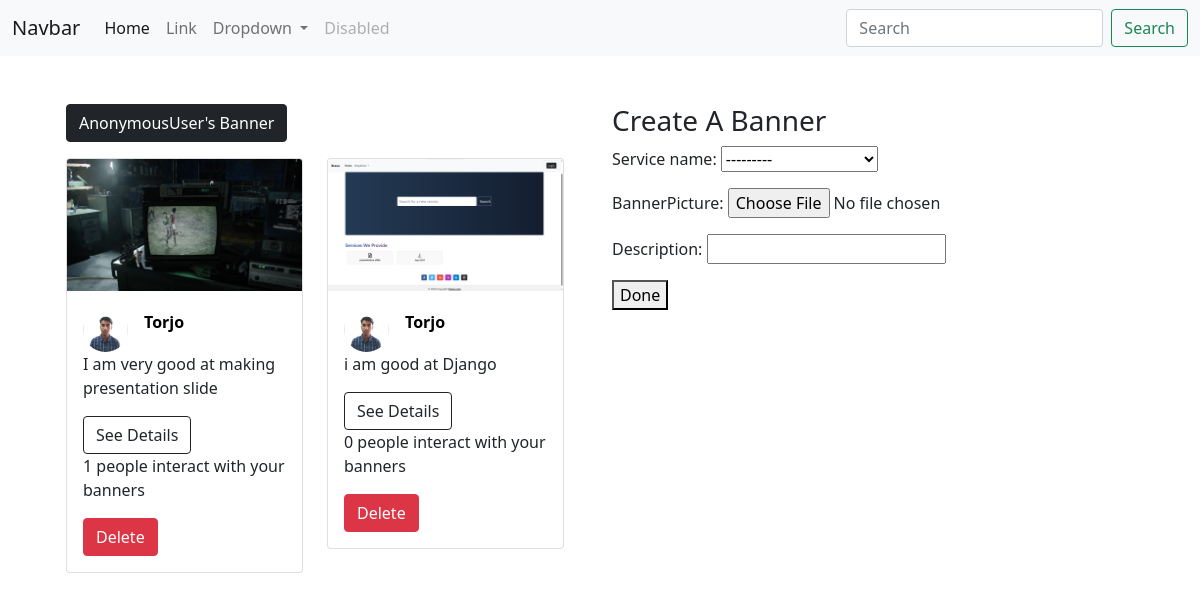
The app's page /dasboard/1/ with its own data.
### app/models.py (models this page shows, shortened)
class ServiceSection(models.Model):
    creator=models.ForeignKey(User,on_delete=models.SET_NULL,null=True)
    service_name=models.ForeignKey(Service,on_delete=models.CASCADE)
    description=models.CharField(max_length=200)
    service_tags=models.CharField(max_length=200,blank=True,null=True)
    bannerPicture=models.ImageField(upload_to='banner/',blank=True,null=True)
    user=models.ForeignKey(UserProfile,on_delete=models.SET_NULL,null=True)
    views = models.ManyToManyField(IpModel,related_name='post_views', blank=True)
    timestamp = models.DateTimeField(default=now, blank=True)
    tags = TaggableManager()
    @property
    def imageURL(self):
        try:
            url=self.bannerPicture.url
        except:
            url=''
        return url
    def total_views(self):
        return self.views.count()

class UserProfile(models.Model):
    user=models.OneToOneField(User,on_delete=models.SET_NULL,null=True)
    bio=models.TextField()
    profile_picture=models.ImageField(upload_to='user_profile_picture/')
    expart_at=models.CharField(max_length=20,null=True,blank=True)
    seller=models.BooleanField(default=False)
    @property
    def imageURL(self):
        try:
            url=self.profile_picture.url
        except:
            url=''
        return url

class Service(models.Model):
    service_name=models.CharField(max_length=100)
    iconLink=models.CharField(max_length=100,null=True,blank=True)
    def __str__(self):
        return str(self.service_name)

### app/views.py (the view)
# urls.py: path('dasboard/<int:pk>/',dashboard,name='dashboard'),
def dashboard(request, pk):
    user=User.objects.get(id=pk)
    user_profile = get_object_or_404(UserProfile,user=user)
    services=ServiceSection.objects.filter(creator=user)
    if request.method == 'POST':
        form = Dashboard(request.POST, request.FILES)
        if form.is_valid():
            service_section = form.save(commit=False)
            service_section.user = user_profile
            service_section.creator = user
            service_section.save()
            return redirect('dashboard',pk=pk)
    else:
        form = Dashboard()
    context = {
        'form': form,
        'section':services
    }
    return render(request, 'app/dashboard.html', context)

### app/form.py
class Dashboard(forms.ModelForm):
    class Meta:
        model = ServiceSection
        fields = ['service_name','bannerPicture','description','tags']

### app/templates/app/dashboard.html (shortened to what this page needs)
<!doctype html>
<html lang="en">
  <head>
    <link href="https://cdn.jsdelivr.net/npm/bootstrap@5.0.2/dist/css/bootstrap.min.css" rel="stylesheet">
  </head>
  <body>
    <nav class="navbar navbar-expand-lg navbar-light bg-light">
        <div class="container-fluid">
          <a class="navbar-brand" href="/">Navbar</a>
          <div class="collapse navbar-collapse" id="navbarSupportedContent">
            <ul class="navbar-nav me-auto mb-2 mb-lg-0">
              <li class="nav-item">
                <a class="nav-link active" aria-current="page" href="#">Home</a>
              </li>
              <li class="nav-item">
                <a class="nav-link" href="#">Link</a>
              </li>
              <li class="nav-item dropdown">
                <a class="nav-link dropdown-toggle" href="#" id="navbarDropdown" role="button" data-bs-toggle="dropdown" aria-expanded="false">
                  Dropdown
                </a>
              </li>
              <li class="nav-item">
                <a class="nav-link disabled" href="#" tabindex="-1" aria-disabled="true">Disabled</a>
              </li>
            </ul>
            <form class="d-flex">
              <input class="form-control me-2" type="search" placeholder="Search" aria-label="Search">
              <button class="btn btn-outline-success" type="submit">Search</button>
            </form>
          </div>
        </div>
    </nav>
    <div class="container">
      <div class="row">
        <div class="col-lg-6">
          <div class="container mt-5">
            <button class="btn btn-dark mb-3"> {{request.user}}'s Banner</button>
            <div class="row">
              {% for service in section %}
          <div class="col-6 col-lg-6">
            <div class="card">
          <img class="card-img-top" src="{{service.imageURL}}" alt="{{service.imageURL}}">
                <div class="card-body">
                    <div class="d-flex align-items-center">
                      <img
                      src="{{service.user.imageURL}}"
                          alt=""
                          style="width: 45px; height: 45px"
                          class="rounded-circle"
                          />
                      <div class="ms-3">
                        <p class="fw-bold"><a href="{% url 'profile' pk=service.creator.id %}" style="text-transform: capitalize; text-decoration: none; color:black">{{service.creator}}</a></p>
                      </div>
                    </div>
                  <p class="card-text">{{service.description}}</p>
                  <a href="" class="card-link btn btn-outline-dark">See Details</a>
                  <p>{{service.total_views}} people interact with your banners</p>
                  <a href="{% url 'deleteBanner' pk=service.id %}" class="card-link btn btn-danger">Delete</a>
                </div>
              </div>
          </div>
          {% endfor %}
            </div>
          </div>
        </div>
        <div class="col-lg-6 mt-5 ">
          <h3>Create A Banner</h3>
          <form method="post" action="" enctype="multipart/form-data" >
              {{ form.as_p }}
              <button type="submit">Done</button>
          </form>
        </div>
      </div>
    </div>
  </body>
</html>

### records on screen
ServiceSection: imageURL (picture), user.imageURL (picture), creator "Torjo", description "I am very good at making presentation slide", total_views "1"
ServiceSection: imageURL (picture), user.imageURL (picture), creator "Torjo", description "i am good at Django", total_views "0"
Service: service_name "---------"

### other values on screen
{{ request.user }} "AnonymousUser"
